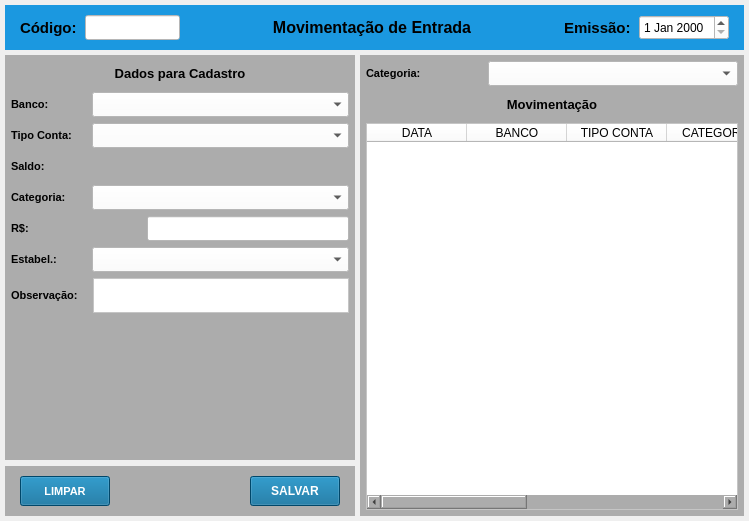
<?xml version="1.0" encoding="UTF-8"?>
<ui version="4.0">
 <class>MainWindow</class>
 <widget class="QMainWindow" name="MainWindow">
  <property name="geometry">
   <rect>
    <x>0</x>
    <y>0</y>
    <width>749</width>
    <height>521</height>
   </rect>
  </property>
  <property name="windowTitle">
   <string>Movimentação de Entrada</string>
  </property>
  <widget class="QWidget" name="centralwidget">
   <layout class="QVBoxLayout" name="verticalLayout">
    <property name="spacing">
     <number>5</number>
    </property>
    <property name="leftMargin">
     <number>5</number>
    </property>
    <property name="topMargin">
     <number>5</number>
    </property>
    <property name="rightMargin">
     <number>5</number>
    </property>
    <property name="bottomMargin">
     <number>5</number>
    </property>
    <item>
     <widget class="QWidget" name="widget" native="true">
      <property name="minimumSize">
       <size>
        <width>0</width>
        <height>45</height>
       </size>
      </property>
      <property name="maximumSize">
       <size>
        <width>16777215</width>
        <height>45</height>
       </size>
      </property>
      <property name="styleSheet">
       <string notr="true">background-color: rgb(27, 152, 224);</string>
      </property>
      <layout class="QHBoxLayout" name="horizontalLayout">
       <property name="spacing">
        <number>5</number>
       </property>
       <property name="leftMargin">
        <number>15</number>
       </property>
       <property name="topMargin">
        <number>5</number>
       </property>
       <property name="rightMargin">
        <number>15</number>
       </property>
       <property name="bottomMargin">
        <number>5</number>
       </property>
       <item>
        <widget class="QLabel" name="label_4">
         <property name="minimumSize">
          <size>
           <width>60</width>
           <height>0</height>
          </size>
         </property>
         <property name="maximumSize">
          <size>
           <width>60</width>
           <height>16777215</height>
          </size>
         </property>
         <property name="font">
          <font>
           <pointsize>11</pointsize>
           <weight>75</weight>
           <bold>true</bold>
          </font>
         </property>
         <property name="text">
          <string>Código:</string>
         </property>
         <property name="alignment">
          <set>Qt::AlignLeading|Qt::AlignLeft|Qt::AlignVCenter</set>
         </property>
        </widget>
       </item>
       <item>
        <widget class="QLineEdit" name="line_Num">
         <property name="sizePolicy">
          <sizepolicy hsizetype="Preferred" vsizetype="Preferred">
           <horstretch>0</horstretch>
           <verstretch>0</verstretch>
          </sizepolicy>
         </property>
         <property name="minimumSize">
          <size>
           <width>95</width>
           <height>25</height>
          </size>
         </property>
         <property name="maximumSize">
          <size>
           <width>95</width>
           <height>25</height>
          </size>
         </property>
         <property name="font">
          <font>
           <pointsize>9</pointsize>
          </font>
         </property>
         <property name="styleSheet">
          <string notr="true">background-color: rgb(255, 255, 255);</string>
         </property>
         <property name="inputMask">
          <string/>
         </property>
         <property name="text">
          <string/>
         </property>
         <property name="frame">
          <bool>true</bool>
         </property>
         <property name="echoMode">
          <enum>QLineEdit::Normal</enum>
         </property>
         <property name="alignment">
          <set>Qt::AlignCenter</set>
         </property>
         <property name="dragEnabled">
          <bool>false</bool>
         </property>
         <property name="placeholderText">
          <string/>
         </property>
        </widget>
       </item>
       <item>
        <widget class="QLabel" name="label_titulo">
         <property name="font">
          <font>
           <pointsize>12</pointsize>
           <weight>75</weight>
           <bold>true</bold>
          </font>
         </property>
         <property name="text">
          <string>Movimentação de Entrada</string>
         </property>
         <property name="alignment">
          <set>Qt::AlignCenter</set>
         </property>
        </widget>
       </item>
       <item>
        <widget class="QLabel" name="label">
         <property name="minimumSize">
          <size>
           <width>70</width>
           <height>0</height>
          </size>
         </property>
         <property name="maximumSize">
          <size>
           <width>70</width>
           <height>16777215</height>
          </size>
         </property>
         <property name="font">
          <font>
           <pointsize>11</pointsize>
           <weight>75</weight>
           <bold>true</bold>
          </font>
         </property>
         <property name="text">
          <string>Emissão:</string>
         </property>
        </widget>
       </item>
       <item>
        <widget class="QDateEdit" name="date_Emissao">
         <property name="sizePolicy">
          <sizepolicy hsizetype="Preferred" vsizetype="Preferred">
           <horstretch>0</horstretch>
           <verstretch>0</verstretch>
          </sizepolicy>
         </property>
         <property name="minimumSize">
          <size>
           <width>90</width>
           <height>25</height>
          </size>
         </property>
         <property name="maximumSize">
          <size>
           <width>90</width>
           <height>25</height>
          </size>
         </property>
         <property name="font">
          <font>
           <pointsize>9</pointsize>
           <weight>50</weight>
           <bold>false</bold>
          </font>
         </property>
         <property name="styleSheet">
          <string notr="true">background-color: rgb(255, 255, 255);</string>
         </property>
        </widget>
       </item>
      </layout>
     </widget>
    </item>
    <item>
     <widget class="QWidget" name="widget_2" native="true">
      <layout class="QGridLayout" name="gridLayout" columnstretch="0,0">
       <property name="leftMargin">
        <number>0</number>
       </property>
       <property name="topMargin">
        <number>0</number>
       </property>
       <property name="rightMargin">
        <number>0</number>
       </property>
       <property name="bottomMargin">
        <number>0</number>
       </property>
       <property name="spacing">
        <number>5</number>
       </property>
       <item row="0" column="0">
        <widget class="QWidget" name="widget_3" native="true">
         <property name="minimumSize">
          <size>
           <width>350</width>
           <height>0</height>
          </size>
         </property>
         <property name="maximumSize">
          <size>
           <width>350</width>
           <height>16777215</height>
          </size>
         </property>
         <layout class="QGridLayout" name="gridLayout_2">
          <property name="leftMargin">
           <number>0</number>
          </property>
          <property name="topMargin">
           <number>0</number>
          </property>
          <property name="rightMargin">
           <number>0</number>
          </property>
          <property name="bottomMargin">
           <number>0</number>
          </property>
          <property name="horizontalSpacing">
           <number>0</number>
          </property>
          <property name="verticalSpacing">
           <number>6</number>
          </property>
          <item row="1" column="0">
           <widget class="QWidget" name="widget_6" native="true">
            <property name="minimumSize">
             <size>
              <width>0</width>
              <height>50</height>
             </size>
            </property>
            <property name="maximumSize">
             <size>
              <width>16777215</width>
              <height>50</height>
             </size>
            </property>
            <property name="styleSheet">
             <string notr="true">background-color: rgb(172, 172, 172);</string>
            </property>
            <layout class="QHBoxLayout" name="horizontalLayout_2">
             <property name="spacing">
              <number>5</number>
             </property>
             <property name="leftMargin">
              <number>15</number>
             </property>
             <property name="topMargin">
              <number>5</number>
             </property>
             <property name="rightMargin">
              <number>15</number>
             </property>
             <property name="bottomMargin">
              <number>5</number>
             </property>
             <item>
              <widget class="QPushButton" name="btn_Limpar">
               <property name="sizePolicy">
                <sizepolicy hsizetype="Preferred" vsizetype="Preferred">
                 <horstretch>0</horstretch>
                 <verstretch>0</verstretch>
                </sizepolicy>
               </property>
               <property name="minimumSize">
                <size>
                 <width>90</width>
                 <height>30</height>
                </size>
               </property>
               <property name="maximumSize">
                <size>
                 <width>90</width>
                 <height>30</height>
                </size>
               </property>
               <property name="font">
                <font>
                 <pointsize>8</pointsize>
                 <weight>75</weight>
                 <bold>true</bold>
                </font>
               </property>
               <property name="cursor">
                <cursorShape>PointingHandCursor</cursorShape>
               </property>
               <property name="styleSheet">
                <string notr="true">color: rgb(255, 255, 255);
background-color: rgb(0, 100, 148);</string>
               </property>
               <property name="text">
                <string>LIMPAR</string>
               </property>
              </widget>
             </item>
             <item>
              <widget class="QLabel" name="label_3">
               <property name="text">
                <string/>
               </property>
              </widget>
             </item>
             <item>
              <widget class="QPushButton" name="btn_Salvar">
               <property name="sizePolicy">
                <sizepolicy hsizetype="Preferred" vsizetype="Preferred">
                 <horstretch>0</horstretch>
                 <verstretch>0</verstretch>
                </sizepolicy>
               </property>
               <property name="minimumSize">
                <size>
                 <width>90</width>
                 <height>30</height>
                </size>
               </property>
               <property name="maximumSize">
                <size>
                 <width>90</width>
                 <height>30</height>
                </size>
               </property>
               <property name="font">
                <font>
                 <pointsize>9</pointsize>
                 <weight>75</weight>
                 <bold>true</bold>
                </font>
               </property>
               <property name="cursor">
                <cursorShape>PointingHandCursor</cursorShape>
               </property>
               <property name="styleSheet">
                <string notr="true">color: rgb(255, 255, 255);
background-color: rgb(0, 100, 148);</string>
               </property>
               <property name="text">
                <string>SALVAR</string>
               </property>
              </widget>
             </item>
            </layout>
           </widget>
          </item>
          <item row="0" column="0">
           <widget class="QWidget" name="widget_5" native="true">
            <property name="cursor">
             <cursorShape>ArrowCursor</cursorShape>
            </property>
            <property name="styleSheet">
             <string notr="true">background-color: rgb(172, 172, 172);</string>
            </property>
            <layout class="QVBoxLayout" name="verticalLayout_2">
             <property name="spacing">
              <number>6</number>
             </property>
             <property name="leftMargin">
              <number>6</number>
             </property>
             <property name="topMargin">
              <number>6</number>
             </property>
             <property name="rightMargin">
              <number>6</number>
             </property>
             <property name="bottomMargin">
              <number>6</number>
             </property>
             <item>
              <widget class="QLabel" name="label_titulo_2">
               <property name="maximumSize">
                <size>
                 <width>16777215</width>
                 <height>25</height>
                </size>
               </property>
               <property name="font">
                <font>
                 <pointsize>10</pointsize>
                 <weight>75</weight>
                 <bold>true</bold>
                </font>
               </property>
               <property name="text">
                <string>Dados para Cadastro</string>
               </property>
               <property name="alignment">
                <set>Qt::AlignCenter</set>
               </property>
              </widget>
             </item>
             <item>
              <widget class="QWidget" name="widget_8" native="true">
               <property name="maximumSize">
                <size>
                 <width>16777215</width>
                 <height>25</height>
                </size>
               </property>
               <layout class="QHBoxLayout" name="horizontalLayout_3">
                <property name="leftMargin">
                 <number>0</number>
                </property>
                <property name="topMargin">
                 <number>0</number>
                </property>
                <property name="rightMargin">
                 <number>0</number>
                </property>
                <property name="bottomMargin">
                 <number>0</number>
                </property>
                <item>
                 <widget class="QLabel" name="label_16">
                  <property name="minimumSize">
                   <size>
                    <width>0</width>
                    <height>0</height>
                   </size>
                  </property>
                  <property name="maximumSize">
                   <size>
                    <width>75</width>
                    <height>16777215</height>
                   </size>
                  </property>
                  <property name="font">
                   <font>
                    <pointsize>8</pointsize>
                    <weight>75</weight>
                    <bold>true</bold>
                   </font>
                  </property>
                  <property name="text">
                   <string>Banco:</string>
                  </property>
                 </widget>
                </item>
                <item>
                 <widget class="QComboBox" name="combo_Banco">
                  <property name="sizePolicy">
                   <sizepolicy hsizetype="Preferred" vsizetype="Preferred">
                    <horstretch>0</horstretch>
                    <verstretch>0</verstretch>
                   </sizepolicy>
                  </property>
                  <property name="minimumSize">
                   <size>
                    <width>0</width>
                    <height>0</height>
                   </size>
                  </property>
                  <property name="maximumSize">
                   <size>
                    <width>16777215</width>
                    <height>16777215</height>
                   </size>
                  </property>
                  <property name="font">
                   <font>
                    <pointsize>8</pointsize>
                    <weight>50</weight>
                    <bold>false</bold>
                   </font>
                  </property>
                  <property name="styleSheet">
                   <string notr="true">background-color: rgb(255, 255, 255);</string>
                  </property>
                  <item>
                   <property name="text">
                    <string/>
                   </property>
                  </item>
                 </widget>
                </item>
               </layout>
              </widget>
             </item>
             <item>
              <widget class="QWidget" name="widget_9" native="true">
               <property name="maximumSize">
                <size>
                 <width>16777215</width>
                 <height>25</height>
                </size>
               </property>
               <layout class="QHBoxLayout" name="horizontalLayout_4">
                <property name="leftMargin">
                 <number>0</number>
                </property>
                <property name="topMargin">
                 <number>0</number>
                </property>
                <property name="rightMargin">
                 <number>0</number>
                </property>
                <property name="bottomMargin">
                 <number>0</number>
                </property>
                <item>
                 <widget class="QLabel" name="label_10">
                  <property name="minimumSize">
                   <size>
                    <width>0</width>
                    <height>0</height>
                   </size>
                  </property>
                  <property name="maximumSize">
                   <size>
                    <width>75</width>
                    <height>16777215</height>
                   </size>
                  </property>
                  <property name="font">
                   <font>
                    <pointsize>8</pointsize>
                    <weight>75</weight>
                    <bold>true</bold>
                   </font>
                  </property>
                  <property name="text">
                   <string>Tipo Conta:</string>
                  </property>
                 </widget>
                </item>
                <item>
                 <widget class="QComboBox" name="combo_Tipo">
                  <property name="sizePolicy">
                   <sizepolicy hsizetype="Preferred" vsizetype="Preferred">
                    <horstretch>0</horstretch>
                    <verstretch>0</verstretch>
                   </sizepolicy>
                  </property>
                  <property name="minimumSize">
                   <size>
                    <width>0</width>
                    <height>0</height>
                   </size>
                  </property>
                  <property name="maximumSize">
                   <size>
                    <width>16777215</width>
                    <height>16777215</height>
                   </size>
                  </property>
                  <property name="font">
                   <font>
                    <pointsize>8</pointsize>
                    <weight>50</weight>
                    <bold>false</bold>
                   </font>
                  </property>
                  <property name="styleSheet">
                   <string notr="true">background-color: rgb(255, 255, 255);</string>
                  </property>
                  <item>
                   <property name="text">
                    <string/>
                   </property>
                  </item>
                 </widget>
                </item>
               </layout>
              </widget>
             </item>
             <item>
              <widget class="QWidget" name="widget_10" native="true">
               <property name="maximumSize">
                <size>
                 <width>16777215</width>
                 <height>25</height>
                </size>
               </property>
               <layout class="QHBoxLayout" name="horizontalLayout_5">
                <property name="leftMargin">
                 <number>0</number>
                </property>
                <property name="topMargin">
                 <number>0</number>
                </property>
                <property name="rightMargin">
                 <number>0</number>
                </property>
                <property name="bottomMargin">
                 <number>0</number>
                </property>
                <item>
                 <widget class="QLabel" name="label_15">
                  <property name="minimumSize">
                   <size>
                    <width>0</width>
                    <height>0</height>
                   </size>
                  </property>
                  <property name="maximumSize">
                   <size>
                    <width>16777215</width>
                    <height>16777215</height>
                   </size>
                  </property>
                  <property name="font">
                   <font>
                    <pointsize>8</pointsize>
                    <weight>75</weight>
                    <bold>true</bold>
                   </font>
                  </property>
                  <property name="text">
                   <string>Saldo:</string>
                  </property>
                 </widget>
                </item>
                <item>
                 <widget class="QLabel" name="label_Saldo">
                  <property name="minimumSize">
                   <size>
                    <width>0</width>
                    <height>0</height>
                   </size>
                  </property>
                  <property name="maximumSize">
                   <size>
                    <width>16777215</width>
                    <height>16777215</height>
                   </size>
                  </property>
                  <property name="font">
                   <font>
                    <pointsize>8</pointsize>
                   </font>
                  </property>
                  <property name="text">
                   <string/>
                  </property>
                  <property name="alignment">
                   <set>Qt::AlignRight|Qt::AlignTrailing|Qt::AlignVCenter</set>
                  </property>
                 </widget>
                </item>
               </layout>
              </widget>
             </item>
             <item>
              <widget class="QWidget" name="widget_11" native="true">
               <property name="maximumSize">
                <size>
                 <width>16777215</width>
                 <height>25</height>
                </size>
               </property>
               <layout class="QHBoxLayout" name="horizontalLayout_6">
                <property name="leftMargin">
                 <number>0</number>
                </property>
                <property name="topMargin">
                 <number>0</number>
                </property>
                <property name="rightMargin">
                 <number>0</number>
                </property>
                <property name="bottomMargin">
                 <number>0</number>
                </property>
                <item>
                 <widget class="QLabel" name="label_12">
                  <property name="minimumSize">
                   <size>
                    <width>0</width>
                    <height>0</height>
                   </size>
                  </property>
                  <property name="maximumSize">
                   <size>
                    <width>75</width>
                    <height>16777215</height>
                   </size>
                  </property>
                  <property name="font">
                   <font>
                    <pointsize>8</pointsize>
                    <weight>75</weight>
                    <bold>true</bold>
                   </font>
                  </property>
                  <property name="text">
                   <string>Categoria:</string>
                  </property>
                 </widget>
                </item>
                <item>
                 <widget class="QComboBox" name="combo_Categoria">
                  <property name="sizePolicy">
                   <sizepolicy hsizetype="Preferred" vsizetype="Preferred">
                    <horstretch>0</horstretch>
                    <verstretch>0</verstretch>
                   </sizepolicy>
                  </property>
                  <property name="minimumSize">
                   <size>
                    <width>0</width>
                    <height>0</height>
                   </size>
                  </property>
                  <property name="maximumSize">
                   <size>
                    <width>16777215</width>
                    <height>16777215</height>
                   </size>
                  </property>
                  <property name="font">
                   <font>
                    <pointsize>8</pointsize>
                    <weight>50</weight>
                    <bold>false</bold>
                   </font>
                  </property>
                  <property name="styleSheet">
                   <string notr="true">background-color: rgb(255, 255, 255);</string>
                  </property>
                  <item>
                   <property name="text">
                    <string/>
                   </property>
                  </item>
                 </widget>
                </item>
               </layout>
              </widget>
             </item>
             <item>
              <widget class="QWidget" name="widget_12" native="true">
               <property name="maximumSize">
                <size>
                 <width>16777215</width>
                 <height>25</height>
                </size>
               </property>
               <layout class="QHBoxLayout" name="horizontalLayout_7">
                <property name="leftMargin">
                 <number>0</number>
                </property>
                <property name="topMargin">
                 <number>0</number>
                </property>
                <property name="rightMargin">
                 <number>0</number>
                </property>
                <property name="bottomMargin">
                 <number>0</number>
                </property>
                <item>
                 <widget class="QLabel" name="label_13">
                  <property name="minimumSize">
                   <size>
                    <width>0</width>
                    <height>0</height>
                   </size>
                  </property>
                  <property name="maximumSize">
                   <size>
                    <width>130</width>
                    <height>16777215</height>
                   </size>
                  </property>
                  <property name="font">
                   <font>
                    <pointsize>8</pointsize>
                    <weight>75</weight>
                    <bold>true</bold>
                   </font>
                  </property>
                  <property name="text">
                   <string>R$:</string>
                  </property>
                 </widget>
                </item>
                <item>
                 <widget class="QLineEdit" name="line_Valor">
                  <property name="sizePolicy">
                   <sizepolicy hsizetype="Preferred" vsizetype="Preferred">
                    <horstretch>0</horstretch>
                    <verstretch>0</verstretch>
                   </sizepolicy>
                  </property>
                  <property name="minimumSize">
                   <size>
                    <width>0</width>
                    <height>0</height>
                   </size>
                  </property>
                  <property name="maximumSize">
                   <size>
                    <width>16777215</width>
                    <height>16777215</height>
                   </size>
                  </property>
                  <property name="font">
                   <font>
                    <pointsize>8</pointsize>
                    <weight>50</weight>
                    <bold>false</bold>
                   </font>
                  </property>
                  <property name="styleSheet">
                   <string notr="true">background-color: rgb(255, 255, 255);</string>
                  </property>
                  <property name="text">
                   <string/>
                  </property>
                  <property name="alignment">
                   <set>Qt::AlignRight|Qt::AlignTrailing|Qt::AlignVCenter</set>
                  </property>
                 </widget>
                </item>
               </layout>
              </widget>
             </item>
             <item>
              <widget class="QWidget" name="widget_13" native="true">
               <property name="maximumSize">
                <size>
                 <width>16777215</width>
                 <height>25</height>
                </size>
               </property>
               <layout class="QHBoxLayout" name="horizontalLayout_8">
                <property name="leftMargin">
                 <number>0</number>
                </property>
                <property name="topMargin">
                 <number>0</number>
                </property>
                <property name="rightMargin">
                 <number>0</number>
                </property>
                <property name="bottomMargin">
                 <number>0</number>
                </property>
                <item>
                 <widget class="QLabel" name="label_14">
                  <property name="minimumSize">
                   <size>
                    <width>0</width>
                    <height>0</height>
                   </size>
                  </property>
                  <property name="maximumSize">
                   <size>
                    <width>75</width>
                    <height>16777215</height>
                   </size>
                  </property>
                  <property name="font">
                   <font>
                    <pointsize>8</pointsize>
                    <weight>75</weight>
                    <bold>true</bold>
                   </font>
                  </property>
                  <property name="text">
                   <string>Estabel.:</string>
                  </property>
                 </widget>
                </item>
                <item>
                 <widget class="QComboBox" name="combo_Estab">
                  <property name="sizePolicy">
                   <sizepolicy hsizetype="Preferred" vsizetype="Preferred">
                    <horstretch>0</horstretch>
                    <verstretch>0</verstretch>
                   </sizepolicy>
                  </property>
                  <property name="minimumSize">
                   <size>
                    <width>0</width>
                    <height>0</height>
                   </size>
                  </property>
                  <property name="maximumSize">
                   <size>
                    <width>16777215</width>
                    <height>16777215</height>
                   </size>
                  </property>
                  <property name="font">
                   <font>
                    <pointsize>8</pointsize>
                    <weight>50</weight>
                    <bold>false</bold>
                   </font>
                  </property>
                  <property name="styleSheet">
                   <string notr="true">background-color: rgb(255, 255, 255);</string>
                  </property>
                  <item>
                   <property name="text">
                    <string/>
                   </property>
                  </item>
                 </widget>
                </item>
               </layout>
              </widget>
             </item>
             <item>
              <widget class="QWidget" name="widget_14" native="true">
               <property name="maximumSize">
                <size>
                 <width>16777215</width>
                 <height>35</height>
                </size>
               </property>
               <layout class="QHBoxLayout" name="horizontalLayout_9">
                <property name="leftMargin">
                 <number>0</number>
                </property>
                <property name="topMargin">
                 <number>0</number>
                </property>
                <property name="rightMargin">
                 <number>0</number>
                </property>
                <property name="bottomMargin">
                 <number>0</number>
                </property>
                <item>
                 <widget class="QLabel" name="label_28">
                  <property name="font">
                   <font>
                    <pointsize>8</pointsize>
                    <weight>75</weight>
                    <bold>true</bold>
                   </font>
                  </property>
                  <property name="text">
                   <string>Observação:</string>
                  </property>
                  <property name="alignment">
                   <set>Qt::AlignLeading|Qt::AlignLeft|Qt::AlignVCenter</set>
                  </property>
                 </widget>
                </item>
                <item>
                 <widget class="QPlainTextEdit" name="plain_Obs">
                  <property name="sizePolicy">
                   <sizepolicy hsizetype="Preferred" vsizetype="Preferred">
                    <horstretch>0</horstretch>
                    <verstretch>0</verstretch>
                   </sizepolicy>
                  </property>
                  <property name="minimumSize">
                   <size>
                    <width>0</width>
                    <height>0</height>
                   </size>
                  </property>
                  <property name="maximumSize">
                   <size>
                    <width>16777215</width>
                    <height>100</height>
                   </size>
                  </property>
                  <property name="font">
                   <font>
                    <pointsize>8</pointsize>
                   </font>
                  </property>
                  <property name="styleSheet">
                   <string notr="true">background-color: rgb(255, 255, 255);</string>
                  </property>
                 </widget>
                </item>
               </layout>
              </widget>
             </item>
             <item>
              <widget class="QWidget" name="widget_7" native="true"/>
             </item>
            </layout>
           </widget>
          </item>
         </layout>
        </widget>
       </item>
       <item row="0" column="1">
        <widget class="QWidget" name="widget_15" native="true">
         <property name="styleSheet">
          <string notr="true">background-color: rgb(172, 172, 172);</string>
         </property>
         <layout class="QVBoxLayout" name="verticalLayout_3">
          <property name="leftMargin">
           <number>6</number>
          </property>
          <property name="topMargin">
           <number>6</number>
          </property>
          <property name="rightMargin">
           <number>6</number>
          </property>
          <property name="bottomMargin">
           <number>6</number>
          </property>
          <item>
           <widget class="QWidget" name="widget_16" native="true">
            <property name="maximumSize">
             <size>
              <width>16777215</width>
              <height>25</height>
             </size>
            </property>
            <layout class="QHBoxLayout" name="horizontalLayout_10">
             <property name="leftMargin">
              <number>0</number>
             </property>
             <property name="topMargin">
              <number>0</number>
             </property>
             <property name="rightMargin">
              <number>0</number>
             </property>
             <property name="bottomMargin">
              <number>0</number>
             </property>
             <item>
              <widget class="QLabel" name="label_9">
               <property name="font">
                <font>
                 <pointsize>8</pointsize>
                 <weight>75</weight>
                 <bold>true</bold>
                </font>
               </property>
               <property name="text">
                <string>Categoria:</string>
               </property>
              </widget>
             </item>
             <item>
              <widget class="QComboBox" name="combo_Consulta_Categoria">
               <property name="sizePolicy">
                <sizepolicy hsizetype="Preferred" vsizetype="Preferred">
                 <horstretch>0</horstretch>
                 <verstretch>0</verstretch>
                </sizepolicy>
               </property>
               <property name="minimumSize">
                <size>
                 <width>250</width>
                 <height>25</height>
                </size>
               </property>
               <property name="maximumSize">
                <size>
                 <width>250</width>
                 <height>25</height>
                </size>
               </property>
               <property name="styleSheet">
                <string notr="true">background-color: rgb(255, 255, 255);</string>
               </property>
               <item>
                <property name="text">
                 <string/>
                </property>
               </item>
              </widget>
             </item>
            </layout>
           </widget>
          </item>
          <item>
           <widget class="QLabel" name="label_5">
            <property name="minimumSize">
             <size>
              <width>0</width>
              <height>0</height>
             </size>
            </property>
            <property name="maximumSize">
             <size>
              <width>16777215</width>
              <height>25</height>
             </size>
            </property>
            <property name="font">
             <font>
              <pointsize>10</pointsize>
              <weight>75</weight>
              <bold>true</bold>
             </font>
            </property>
            <property name="text">
             <string>Movimentação</string>
            </property>
            <property name="alignment">
             <set>Qt::AlignCenter</set>
            </property>
           </widget>
          </item>
          <item>
           <widget class="QTableWidget" name="table_Lista">
            <property name="sizePolicy">
             <sizepolicy hsizetype="Preferred" vsizetype="Preferred">
              <horstretch>0</horstretch>
              <verstretch>0</verstretch>
             </sizepolicy>
            </property>
            <property name="font">
             <font>
              <pointsize>7</pointsize>
             </font>
            </property>
            <property name="styleSheet">
             <string notr="true">background-color: rgb(255, 255, 255);</string>
            </property>
            <column>
             <property name="text">
              <string>DATA</string>
             </property>
            </column>
            <column>
             <property name="text">
              <string>BANCO</string>
             </property>
            </column>
            <column>
             <property name="text">
              <string>TIPO CONTA</string>
             </property>
            </column>
            <column>
             <property name="text">
              <string>CATEGORIA</string>
             </property>
            </column>
            <column>
             <property name="text">
              <string>VALOR</string>
             </property>
            </column>
            <column>
             <property name="text">
              <string>ESTABEL.</string>
             </property>
            </column>
            <column>
             <property name="text">
              <string>OBS</string>
             </property>
            </column>
           </widget>
          </item>
         </layout>
        </widget>
       </item>
      </layout>
     </widget>
    </item>
   </layout>
  </widget>
 </widget>
 <tabstops>
  <tabstop>btn_Salvar</tabstop>
  <tabstop>line_Num</tabstop>
  <tabstop>btn_Limpar</tabstop>
  <tabstop>date_Emissao</tabstop>
 </tabstops>
 <resources/>
 <connections/>
</ui>
